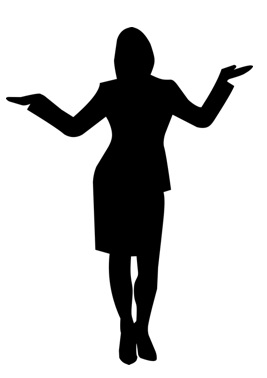
#> input picture img/full_body.jpg, 267 x 378 px, found by its file name
$ python distanceTrans.py
#> lines starting #> are read from the running program, lines starting #| are printed output that depends on the picture; after the words box and inside, x2 and y2 are one past the last pixel; in counts of white or black regions, pixels touching at a corner belong together
# 거리 변환으로 전신 스켈레톤 찾기
# 물체의 영역을 정확히 파악하기 위해 사용
# 주변 경계로 부터 가장 먼 곳을 찾는 방식

import cv2
import numpy as np

img = cv2.imread("./img/full_body.jpg", cv2.IMREAD_GRAYSCALE)
#> img is the input picture: shape (378, 267); min 0, max 255, mean 201.6
_, biimg = cv2.threshold(img, 127, 255, cv2.THRESH_BINARY_INV)
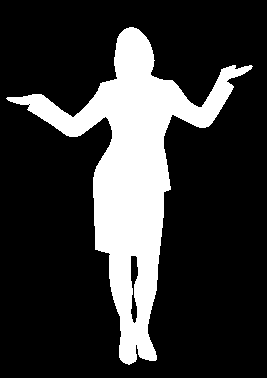
#> biimg: shape (378, 267); 20.9% white; 1 white region, box (x1, y1, x2, y2) and area: (6, 27, 253, 365) 21136

# 거리 변환으로 대략적 뼈대 찾기
# cv2.distanceTransform(입력 영상, 거리 계산 방식, 거리 변환 커널 크기)
dst = cv2.distanceTransform(biimg, cv2.DIST_L2, 5)
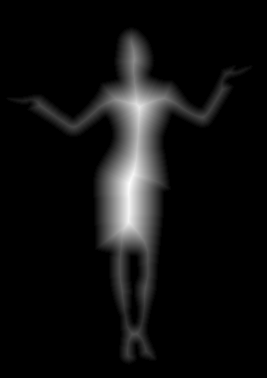
#> dst: shape (378, 267) float32; min 0, max 36.77, mean 2.3; drawn with min black and max white
dst = (dst/(dst.max()-dst.min())*255).astype(np.uint8)

# 거리 값에 스레시홀드로 완전한 뼈대 찾기

# 적응형 이진화 함수
# cv2.adaptiveThreshold(입력 영상, 최대 값, 적응형 이진화 플래그 \
# (GAUSSIAN_C 는 가우시안 가중치로 적용, MEAN_C 는 평균 가중치 적용),\
# 임계값 형식, 블록 크기, 감산 값)
skeleton = cv2.adaptiveThreshold(dst, 255, cv2.ADAPTIVE_THRESH_GAUSSIAN_C,\
                                cv2.THRESH_BINARY, 7, -3)
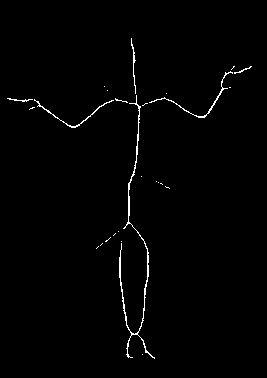
#> skeleton: shape (378, 267); 1.1% white in thin lines or dots, all inside (x1, y1, x2, y2) = (7, 38, 252, 359)

merged = np.hstack((img,dst,skeleton))
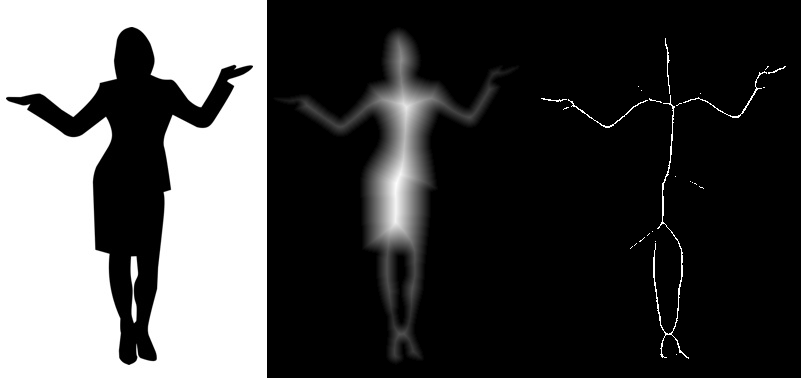
#> merged: shape (378, 801); min 0, max 255, mean 73.5
cv2.imshow("distanceTrans", merged)
cv2.waitKey()
cv2.destroyAllWindows()

$ run again, with img/4star.jpg copied over img/full_body.jpg
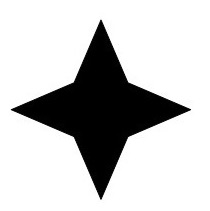
#> input picture img/4star.jpg, 210 x 211 px, found by its file name
#> img is the input picture: shape (211, 210); min 0, max 255, mean 197.9
#> `_, biimg = cv2.threshold(img, 127, 255, cv2.THRESH_BINARY_INV)`:
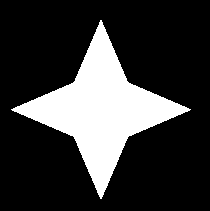
#> biimg: shape (211, 210); 22.4% white; 1 white region, box (x1, y1, x2, y2) and area: (11, 20, 191, 199) 9925
#> skeleton: shape (211, 210); 1.1% white in thin lines or dots, all inside (x1, y1, x2, y2) = (11, 20, 191, 199)
#> `merged = np.hstack((img,dst,skeleton))`:
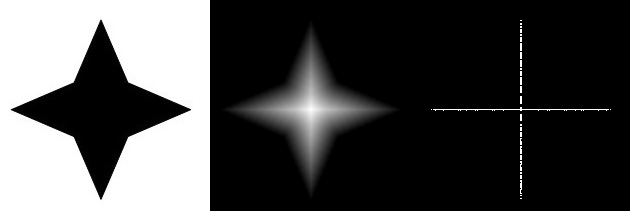
#> merged: shape (211, 630); min 0, max 255, mean 72.9

$ run again, with img/5shapes.jpg copied over img/full_body.jpg
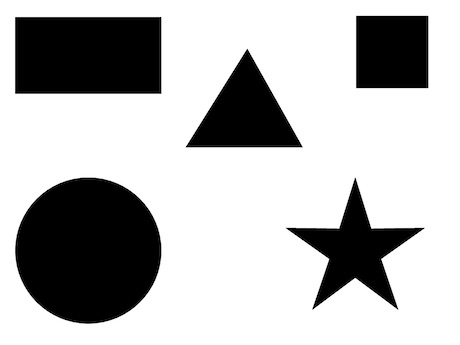
#> input picture img/5shapes.jpg, 460 x 345 px, found by its file name
#> img is the input picture: shape (345, 460); min 0, max 255, mean 183.4
#> `_, biimg = cv2.threshold(img, 127, 255, cv2.THRESH_BINARY_INV)`:
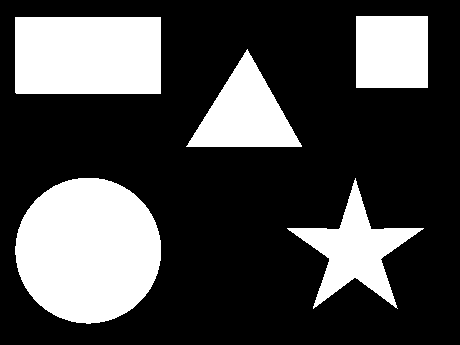
#> biimg: shape (345, 460); 28.1% white; 5 white regions, box (x1, y1, x2, y2) and area: (15, 178, 161, 324) 16691, (15, 17, 161, 94) 11241, (287, 178, 424, 309) 5823, (186, 49, 302, 147) 5715, (356, 16, 428, 88) 5184
#> skeleton: shape (345, 460); 0.04% white in thin lines or dots, all inside (x1, y1, x2, y2) = (53, 51, 420, 306)
#> `merged = np.hstack((img,dst,skeleton))`:
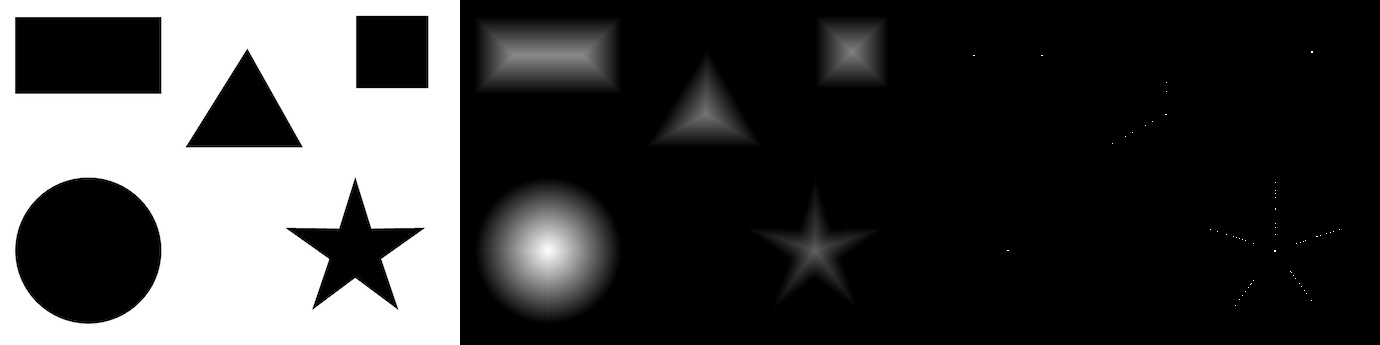
#> merged: shape (345, 1380); min 0, max 255, mean 66.9
